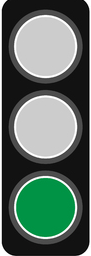
#> input picture trafficlight/image/trafficlight1.png, 91 x 256 px, found by its file name
$ python hsv.py
#> lines starting #> are read from the running program, lines starting #| are printed output that depends on the picture; after the words box and inside, x2 and y2 are one past the last pixel; in counts of white or black regions, pixels touching at a corner belong together
#!/usr/bin/env python3
import cv2

def hsv_detection(img, lower_hsv, upper_hsv, color):
    img_hsv = cv2.cvtColor(img, cv2.COLOR_BGR2HSV) # cvtColor 함수를 이용하여 hsv 색공간으로 변환
    img_mask = cv2.inRange(img_hsv, lower_hsv, upper_hsv) # 범위내의 픽셀들은 흰색, 나머지 검은색
    img_result = cv2.bitwise_and(roi, roi, mask = img_mask)
    # 바이너리 이미지를 마스크로 사용하여 원본이미지에서 범위값에 해당하는 영상부분을 획득
    if img_mask.any()== True:
        print("%s detected from img%d"%(color, num))
    else:
        print("none detection from img%d"%num)

    cv2.imshow('img_mask%d'%num, img_mask)
    cv2.imshow('img_result%d'%num, img_result)

if __name__=='__main__':
    # 이미지 파일 경로 리스트
    image_paths = ["trafficlight/image/trafficlight1.png", "trafficlight/image/trafficlight2.png", "trafficlight/image/trafficlight3.png"]
    num = 1
    # 이미지를 차례대로 출력
    for image_path in image_paths:
        # 이미지 로드
        image = cv2.imread(image_path)
#> image is the input picture: shape (256, 91, 3); mean B, G, R 97.9, 107.1, 89.9
        # 이미지 출력
        cv2.imshow("Image%d"%num, image)
        cv2.waitKey(0)
        # 이미지를 블러 처리하여 노이즈 제거
        img_blur = cv2.GaussianBlur(image, (5, 5), 0)
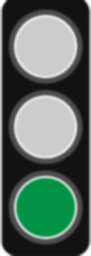
#> img_blur: shape (256, 91, 3); mean B, G, R 97.1, 106.3, 89.1
        # 이미지를 grayscale 이미지로 변환
        gray = cv2.cvtColor(img_blur, cv2.COLOR_BGR2GRAY)
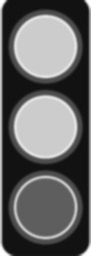
#> gray: shape (256, 91); min 18, max 255, mean 100.1
        # 허프 변환을 사용하여 원 검출
        # 이미지, 변환법, 입력 이미지와의 축척, 인접한 원 중심의 최소 거리,  엣지검출 임계값, 원검출 임계값, 검출할 원의 최소 반지름, 최대반지름
        circles = cv2.HoughCircles(gray, cv2.HOUGH_GRADIENT, 1, 50, param2 = 100, minRadius = 10, maxRadius = 70)
#> circles = [[45.5, 46.5, 36.6], [45.5, 126.5, 32.1], [45.5, 206.5, 29.3]]

        for i in circles[0]:
            x = int(i[0])
            y = int(i[1])
            r = int(i[2])
            cv2.circle(image, (x, y), r, (255, 255  , 255), 2)
            # ROI 좌표 계산
            x1 = max(0, x - r)
            y1 = max(0, y - r)
            x2 = min(image.shape[1], x + r)
            y2 = min(image.shape[0], y + r)

            # ROI 그리기
            roi = image[y1:y2, x1:x2]
            lower_red = (0, 30, 30) # hsv 이미지에서 바이너리 이미지로 생성 , 적당한 값 30
            upper_red = (10, 255, 255)

            hsv_detection(roi, lower_red, upper_red, "red")

            # 이미지 출력
            cv2.imshow("ROI%d"%num, roi)
            cv2.waitKey(0)
#> this loop made 3 passes
#> (i, y, r, x1, y1, x2, y2) on passes 1 to 3: ([45.5, 46.5, 36.6], 46, 36, 9, 10, 81, 82), ([45.5, 126.5, 32.1], 126, 32, 13, 94, 77, 158), ([45.5, 206.5, 29.3], 206, 29, 16, 177, 74, 235)
#| none detection from img1
#| none detection from img1
#| none detection from img1
#> pass 1, `roi = image[y1:y2, x1:x2]`:
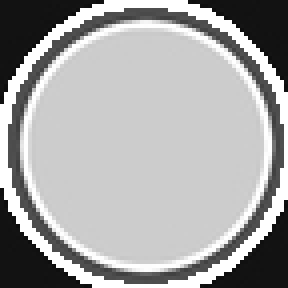
#> roi: shape (72, 72, 3) (shown 4 times larger); min 13, max 255, mean 167.1
#> after the loop:
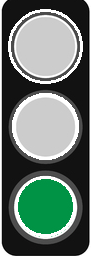
#> image: shape (256, 91, 3); 7.28% of pixels changed, all inside (x1, y1, x2, y2) = (8, 9, 83, 237)
#> after the loop:
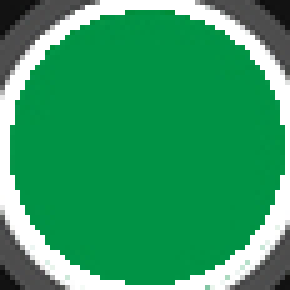
#> roi: shape (58, 58, 3) (shown 5 times larger); mean B, G, R 99.3, 154.7, 50.5
        num+=1
        # 창 닫기
        cv2.destroyAllWindows()
#> pass 2 of the loop `for image_path in image_paths:`:
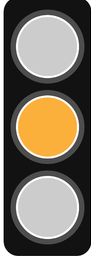
#> input picture trafficlight/image/trafficlight2.png, 91 x 256 px, found by its file name
#> image is the input picture: shape (256, 91, 3); mean B, G, R 97.3, 111.1, 119.9
#> circles = [[47.5, 46.5, 36.6], [47.5, 207.5, 36.6], [47.5, 126.5, 32.2]]
#> the loop `for i in circles[0]:` made 3 passes
#> (i, y, r, x1, y1, x2, y2) on passes 1 to 3: ([47.5, 46.5, 36.6], 46, 36, 11, 10, 83, 82), ([47.5, 207.5, 36.6], 207, 36, 11, 171, 83, 243), ([47.5, 126.5, 32.2], 126, 32, 15, 94, 79, 158)
#> (printed output is left out)
#> pass 1, `roi = image[y1:y2, x1:x2]`:
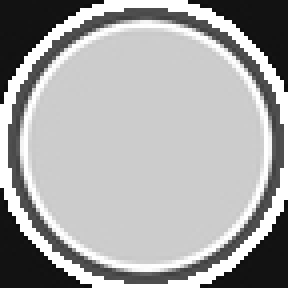
#> roi: shape (72, 72, 3) (shown 4 times larger); min 12, max 255, mean 167.1
#> after the loop `for i in circles[0]:`:
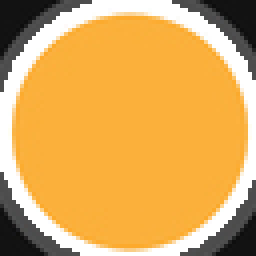
#> roi: shape (64, 64, 3) (shown 4 times larger); mean B, G, R 91.2, 169.6, 219.7
#> pass 3 of the loop `for image_path in image_paths:`:
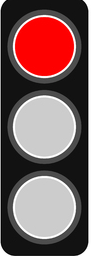
#> input picture trafficlight/image/trafficlight3.png, 91 x 256 px, found by its file name
#> image is the input picture: shape (256, 91, 3); mean B, G, R 89.6, 89.6, 119.3
#> circles = [[43.5, 46.5, 36.6], [43.5, 207.5, 36.6], [43.5, 126.5, 36.3]]
#> the loop `for i in circles[0]:` made 3 passes
#> (i, y, y1, y2) on passes 1 to 3: ([43.5, 46.5, 36.6], 46, 10, 82), ([43.5, 207.5, 36.6], 207, 171, 243), ([43.5, 126.5, 36.3], 126, 90, 162)
#> (printed output is left out)
#> pass 1, in hsv_detection (call 7), `img_mask = cv2.inRange(img_hsv, lower_hsv, upper_hsv)`:
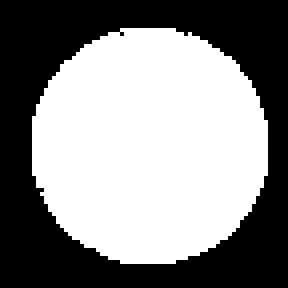
#> img_mask: shape (72, 72) (shown 4 times larger); 53.7% white; 1 black region, box (x1, y1, x2, y2) and area: (0, 0, 72, 72) 2399
#> after the loop `for i in circles[0]:`:
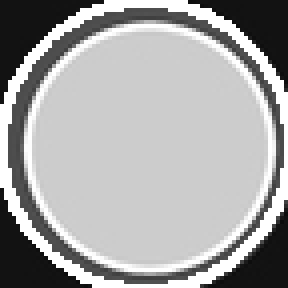
#> roi: shape (72, 72, 3) (shown 4 times larger); min 12, max 255, mean 167.3
